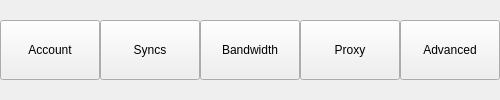
    <widget class="QWidget" name="wTabHeader" native="true">
     <layout class="QHBoxLayout" name="horizontalLayout_2">
      <property name="spacing">
       <number>0</number>
      </property>
      <property name="sizeConstraint">
       <enum>QLayout::SetDefaultConstraint</enum>
      </property>
      <property name="margin">
       <number>0</number>
      </property>
      <item>
       <widget class="QToolButton" name="bAccount">
        <property name="minimumSize">
         <size>
          <width>100</width>
          <height>60</height>
         </size>
        </property>
        <property name="maximumSize">
         <size>
          <width>100</width>
          <height>60</height>
         </size>
        </property>
        <property name="text">
         <string>Account</string>
        </property>
        <property name="icon">
         <iconset>
          <normaloff>://images/account_32.png</normaloff>://images/account_32.png</iconset>
        </property>
        <property name="iconSize">
         <size>
          <width>32</width>
          <height>32</height>
         </size>
        </property>
        <property name="checkable">
         <bool>true</bool>
        </property>
        <property name="toolButtonStyle">
         <enum>Qt::ToolButtonTextUnderIcon</enum>
        </property>
       </widget>
      </item>
      <item>
       <widget class="QToolButton" name="bSyncs">
        <property name="minimumSize">
         <size>
          <width>100</width>
          <height>60</height>
         </size>
        </property>
        <property name="maximumSize">
         <size>
          <width>100</width>
          <height>60</height>
         </size>
        </property>
        <property name="text">
         <string>Syncs</string>
        </property>
        <property name="icon">
         <iconset>
          <normaloff>://images/syncs_32.png</normaloff>://images/syncs_32.png</iconset>
        </property>
        <property name="iconSize">
         <size>
          <width>32</width>
          <height>32</height>
         </size>
        </property>
        <property name="checkable">
         <bool>true</bool>
        </property>
        <property name="toolButtonStyle">
         <enum>Qt::ToolButtonTextUnderIcon</enum>
        </property>
       </widget>
      </item>
      <item>
       <widget class="QToolButton" name="bBandwidth">
        <property name="minimumSize">
         <size>
          <width>100</width>
          <height>60</height>
         </size>
        </property>
        <property name="maximumSize">
         <size>
          <width>100</width>
          <height>60</height>
         </size>
        </property>
        <property name="text">
         <string>Bandwidth</string>
        </property>
        <property name="icon">
         <iconset>
          <normaloff>://images/bandwidth_32.png</normaloff>://images/bandwidth_32.png</iconset>
        </property>
        <property name="iconSize">
         <size>
          <width>32</width>
          <height>32</height>
         </size>
        </property>
        <property name="checkable">
         <bool>true</bool>
        </property>
        <property name="toolButtonStyle">
         <enum>Qt::ToolButtonTextUnderIcon</enum>
        </property>
       </widget>
      </item>
      <item>
       <widget class="QToolButton" name="bProxies">
        <property name="minimumSize">
         <size>
          <width>100</width>
          <height>60</height>
         </size>
        </property>
        <property name="maximumSize">
         <size>
          <width>100</width>
          <height>60</height>
         </size>
        </property>
        <property name="text">
         <string>Proxy</string>
        </property>
        <property name="icon">
         <iconset resource="Resources.qrc">
          <normaloff>:/images/proxies_32.png</normaloff>:/images/proxies_32.png</iconset>
        </property>
        <property name="iconSize">
         <size>
          <width>32</width>
          <height>32</height>
         </size>
        </property>
        <property name="checkable">
         <bool>true</bool>
        </property>
        <property name="toolButtonStyle">
         <enum>Qt::ToolButtonTextUnderIcon</enum>
        </property>
       </widget>
      </item>
      <item>
       <widget class="QToolButton" name="bAdvanced">
        <property name="minimumSize">
         <size>
          <width>100</width>
          <height>60</height>
         </size>
        </property>
        <property name="maximumSize">
         <size>
          <width>100</width>
          <height>60</height>
         </size>
        </property>
        <property name="text">
         <string>Advanced</string>
        </property>
        <property name="icon">
         <iconset resource="Resources.qrc">
          <normaloff>:/images/advanced_32.png</normaloff>:/images/advanced_32.png</iconset>
        </property>
        <property name="iconSize">
         <size>
          <width>32</width>
          <height>32</height>
         </size>
        </property>
        <property name="checkable">
         <bool>true</bool>
        </property>
        <property name="toolButtonStyle">
         <enum>Qt::ToolButtonTextUnderIcon</enum>
        </property>
       </widget>
      </item>
     </layout>
    </widget>
